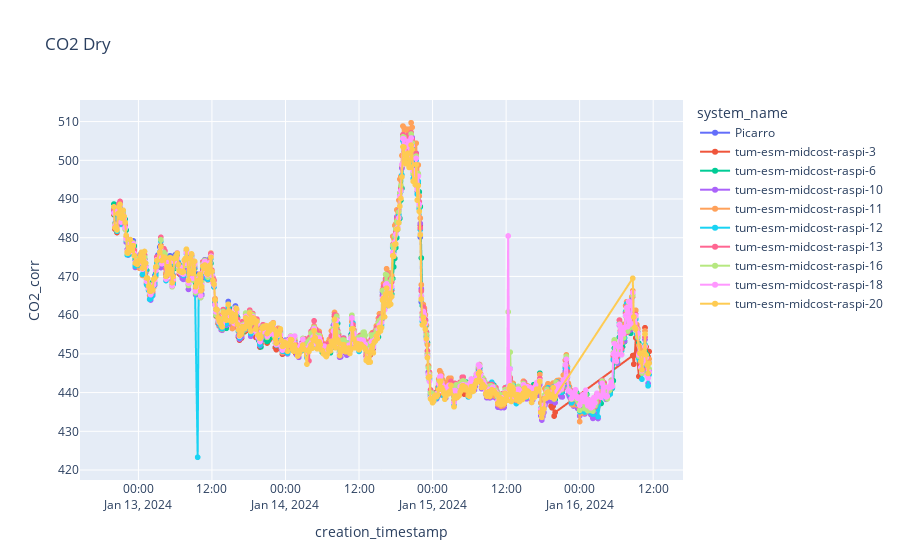
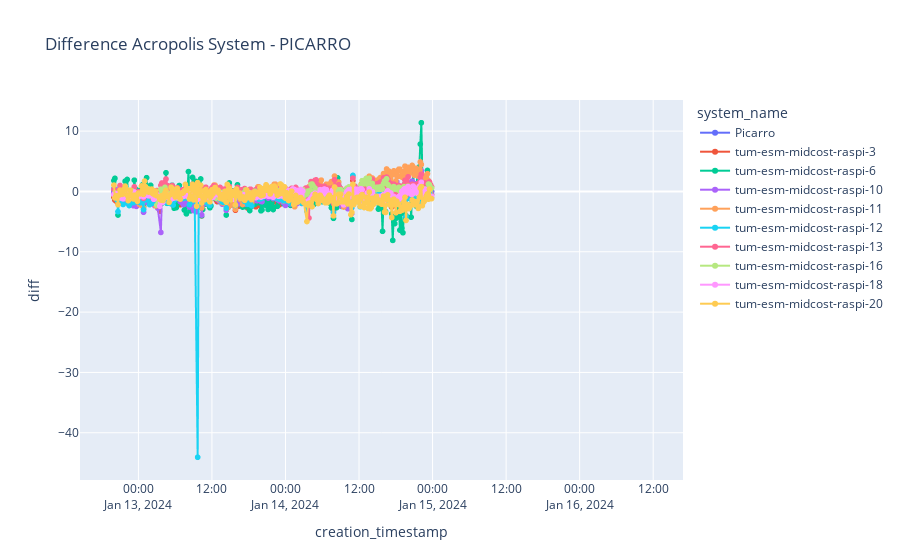
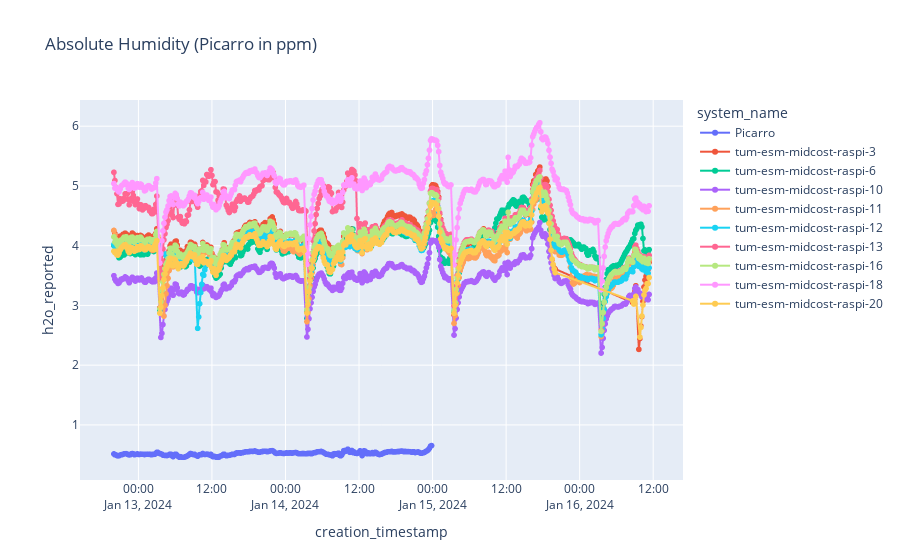

Notebook source saved alongside these figures, in order:
### Code cell
import plotly.express as px

#dataframe = df_cal_corr_agg_1h
dataframe = df_cal_corr_agg_10m

fig = px.line(dataframe, x="creation_timestamp", y=f"CO2_corr", markers=True, title = "CO2 Dry", color="system_name")
fig.show()

fig = px.line(dataframe, x="creation_timestamp", y=f"diff", markers=True, title = "Difference Acropolis System - PICARRO", color="system_name")
fig.show()

fig = px.line(dataframe, x="creation_timestamp", y=f"h2o_reported", markers=True, title = "Absolute Humidity (Picarro in ppm)", color="system_name")
fig.show()

### Figure 1 — Plotly figure (JSON) as saved in the notebook; plotly's stock layout.template omitted (floating-point values rounded to 4 significant figures; data arrays with more than 128 entries replaced by an {"elided": "..."} marker saying what was removed)
{"data": [{"hovertemplate": "system_name=Picarro<br>creation_timestamp=%{x}<br>CO2_corr=%{y}<extra></extra>", "legendgroup": "Picarro", "line": {"color": "#636efa", "dash": "solid"}, "marker": {"symbol": "circle"}, "mode": "markers+lines", "name": "Picarro", "showlegend": true, "type": "scattergl", "x": {"elided": "312 str values"}, "xaxis": "x", "y": {"elided": "312 float values"}, "yaxis": "y"}, {"hovertemplate": "system_name=tum-esm-midcost-raspi-3<br>creation_timestamp=%{x}<br>CO2_corr=%{y}<extra></extra>", "legendgroup": "tum-esm-midcost-raspi-3", "line": {"color": "#EF553B", "dash": "solid"}, "marker": {"symbol": "circle"}, "mode": "markers+lines", "name": "tum-esm-midcost-raspi-3", "showlegend": true, "type": "scattergl", "x": {"elided": "442 str values"}, "xaxis": "x", "y": {"elided": "442 float values"}, "yaxis": "y"}, {"hovertemplate": "system_name=tum-esm-midcost-raspi-6<br>creation_timestamp=%{x}<br>CO2_corr=%{y}<extra></extra>", "legendgroup": "tum-esm-midcost-raspi-6", "line": {"color": "#00cc96", "dash": "solid"}, "marker": {"symbol": "circle"}, "mode": "markers+lines", "name": "tum-esm-midcost-raspi-6", "showlegend": true, "type": "scattergl", "x": {"elided": "517 str values"}, "xaxis": "x", "y": {"elided": "517 float values"}, "yaxis": "y"}, {"hovertemplate": "system_name=tum-esm-midcost-raspi-10<br>creation_timestamp=%{x}<br>CO2_corr=%{y}<extra></extra>", "legendgroup": "tum-esm-midcost-raspi-10", "line": {"color": "#ab63fa", "dash": "solid"}, "marker": {"symbol": "circle"}, "mode": "markers+lines", "name": "tum-esm-midcost-raspi-10", "showlegend": true, "type": "scattergl", "x": {"elided": "517 str values"}, "xaxis": "x", "y": {"elided": "517 float values"}, "yaxis": "y"}, {"hovertemplate": "system_name=tum-esm-midcost-raspi-11<br>creation_timestamp=%{x}<br>CO2_corr=%{y}<extra></extra>", "legendgroup": "tum-esm-midcost-raspi-11", "line": {"color": "#FFA15A", "dash": "solid"}, "marker": {"symbol": "circle"}, "mode": "markers+lines", "name": "tum-esm-midcost-raspi-11", "showlegend": true, "type": "scattergl", "x": {"elided": "516 str values"}, "xaxis": "x", "y": {"elided": "516 float values"}, "yaxis": "y"}, {"hovertemplate": "system_name=tum-esm-midcost-raspi-12<br>creation_timestamp=%{x}<br>CO2_corr=%{y}<extra></extra>", "legendgroup": "tum-esm-midcost-raspi-12", "line": {"color": "#19d3f3", "dash": "solid"}, "marker": {"symbol": "circle"}, "mode": "markers+lines", "name": "tum-esm-midcost-raspi-12", "showlegend": true, "type": "scattergl", "x": {"elided": "517 str values"}, "xaxis": "x", "y": {"elided": "517 float values"}, "yaxis": "y"}, {"hovertemplate": "system_name=tum-esm-midcost-raspi-13<br>creation_timestamp=%{x}<br>CO2_corr=%{y}<extra></extra>", "legendgroup": "tum-esm-midcost-raspi-13", "line": {"color": "#FF6692", "dash": "solid"}, "marker": {"symbol": "circle"}, "mode": "markers+lines", "name": "tum-esm-midcost-raspi-13", "showlegend": true, "type": "scattergl", "x": {"elided": "517 str values"}, "xaxis": "x", "y": {"elided": "517 float values"}, "yaxis": "y"}, {"hovertemplate": "system_name=tum-esm-midcost-raspi-16<br>creation_timestamp=%{x}<br>CO2_corr=%{y}<extra></extra>", "legendgroup": "tum-esm-midcost-raspi-16", "line": {"color": "#B6E880", "dash": "solid"}, "marker": {"symbol": "circle"}, "mode": "markers+lines", "name": "tum-esm-midcost-raspi-16", "showlegend": true, "type": "scattergl", "x": {"elided": "517 str values"}, "xaxis": "x", "y": {"elided": "517 float values"}, "yaxis": "y"}, {"hovertemplate": "system_name=tum-esm-midcost-raspi-18<br>creation_timestamp=%{x}<br>CO2_corr=%{y}<extra></extra>", "legendgroup": "tum-esm-midcost-raspi-18", "line": {"color": "#FF97FF", "dash": "solid"}, "marker": {"symbol": "circle"}, "mode": "markers+lines", "name": "tum-esm-midcost-raspi-18", "showlegend": true, "type": "scattergl", "x": {"elided": "517 str values"}, "xaxis": "x", "y": {"elided": "517 float values"}, "yaxis": "y"}, {"hovertemplate": "system_name=tum-esm-midcost-raspi-20<br>creation_timestamp=%{x}<br>CO2_corr=%{y}<extra></extra>", "legendgroup": "tum-esm-midcost-raspi-20", "line": {"color": "#FECB52", "dash": "solid"}, "marker": {"symbol": "circle"}, "mode": "markers+lines", "name": "tum-esm-midcost-raspi-20", "showlegend": true, "type": "scattergl", "x": {"elided": "441 str values"}, "xaxis": "x", "y": {"elided": "441 float values"}, "yaxis": "y"}], "layout": {"legend": {"title": {"text": "system_name"}, "tracegroupgap": 0}, "title": {"text": "CO2 Dry"}, "xaxis": {"anchor": "y", "domain": [0, 1], "title": {"text": "creation_timestamp"}}, "yaxis": {"anchor": "x", "domain": [0, 1], "title": {"text": "CO2_corr"}}}}

### Figure 2 — Plotly figure (JSON) as saved in the notebook; plotly's stock layout.template omitted (floating-point values rounded to 4 significant figures; data arrays with more than 128 entries replaced by an {"elided": "..."} marker saying what was removed)
{"data": [{"hovertemplate": "system_name=Picarro<br>creation_timestamp=%{x}<br>diff=%{y}<extra></extra>", "legendgroup": "Picarro", "line": {"color": "#636efa", "dash": "solid"}, "marker": {"symbol": "circle"}, "mode": "markers+lines", "name": "Picarro", "showlegend": true, "type": "scattergl", "x": {"elided": "312 str values"}, "xaxis": "x", "y": {"elided": "312 int values"}, "yaxis": "y"}, {"hovertemplate": "system_name=tum-esm-midcost-raspi-3<br>creation_timestamp=%{x}<br>diff=%{y}<extra></extra>", "legendgroup": "tum-esm-midcost-raspi-3", "line": {"color": "#EF553B", "dash": "solid"}, "marker": {"symbol": "circle"}, "mode": "markers+lines", "name": "tum-esm-midcost-raspi-3", "showlegend": true, "type": "scattergl", "x": {"elided": "442 str values"}, "xaxis": "x", "y": {"elided": "442 float values"}, "yaxis": "y"}, {"hovertemplate": "system_name=tum-esm-midcost-raspi-6<br>creation_timestamp=%{x}<br>diff=%{y}<extra></extra>", "legendgroup": "tum-esm-midcost-raspi-6", "line": {"color": "#00cc96", "dash": "solid"}, "marker": {"symbol": "circle"}, "mode": "markers+lines", "name": "tum-esm-midcost-raspi-6", "showlegend": true, "type": "scattergl", "x": {"elided": "517 str values"}, "xaxis": "x", "y": {"elided": "517 float values"}, "yaxis": "y"}, {"hovertemplate": "system_name=tum-esm-midcost-raspi-10<br>creation_timestamp=%{x}<br>diff=%{y}<extra></extra>", "legendgroup": "tum-esm-midcost-raspi-10", "line": {"color": "#ab63fa", "dash": "solid"}, "marker": {"symbol": "circle"}, "mode": "markers+lines", "name": "tum-esm-midcost-raspi-10", "showlegend": true, "type": "scattergl", "x": {"elided": "517 str values"}, "xaxis": "x", "y": {"elided": "517 float values"}, "yaxis": "y"}, {"hovertemplate": "system_name=tum-esm-midcost-raspi-11<br>creation_timestamp=%{x}<br>diff=%{y}<extra></extra>", "legendgroup": "tum-esm-midcost-raspi-11", "line": {"color": "#FFA15A", "dash": "solid"}, "marker": {"symbol": "circle"}, "mode": "markers+lines", "name": "tum-esm-midcost-raspi-11", "showlegend": true, "type": "scattergl", "x": {"elided": "516 str values"}, "xaxis": "x", "y": {"elided": "516 float values"}, "yaxis": "y"}, {"hovertemplate": "system_name=tum-esm-midcost-raspi-12<br>creation_timestamp=%{x}<br>diff=%{y}<extra></extra>", "legendgroup": "tum-esm-midcost-raspi-12", "line": {"color": "#19d3f3", "dash": "solid"}, "marker": {"symbol": "circle"}, "mode": "markers+lines", "name": "tum-esm-midcost-raspi-12", "showlegend": true, "type": "scattergl", "x": {"elided": "517 str values"}, "xaxis": "x", "y": {"elided": "517 float values"}, "yaxis": "y"}, {"hovertemplate": "system_name=tum-esm-midcost-raspi-13<br>creation_timestamp=%{x}<br>diff=%{y}<extra></extra>", "legendgroup": "tum-esm-midcost-raspi-13", "line": {"color": "#FF6692", "dash": "solid"}, "marker": {"symbol": "circle"}, "mode": "markers+lines", "name": "tum-esm-midcost-raspi-13", "showlegend": true, "type": "scattergl", "x": {"elided": "517 str values"}, "xaxis": "x", "y": {"elided": "517 float values"}, "yaxis": "y"}, {"hovertemplate": "system_name=tum-esm-midcost-raspi-16<br>creation_timestamp=%{x}<br>diff=%{y}<extra></extra>", "legendgroup": "tum-esm-midcost-raspi-16", "line": {"color": "#B6E880", "dash": "solid"}, "marker": {"symbol": "circle"}, "mode": "markers+lines", "name": "tum-esm-midcost-raspi-16", "showlegend": true, "type": "scattergl", "x": {"elided": "517 str values"}, "xaxis": "x", "y": {"elided": "517 float values"}, "yaxis": "y"}, {"hovertemplate": "system_name=tum-esm-midcost-raspi-18<br>creation_timestamp=%{x}<br>diff=%{y}<extra></extra>", "legendgroup": "tum-esm-midcost-raspi-18", "line": {"color": "#FF97FF", "dash": "solid"}, "marker": {"symbol": "circle"}, "mode": "markers+lines", "name": "tum-esm-midcost-raspi-18", "showlegend": true, "type": "scattergl", "x": {"elided": "517 str values"}, "xaxis": "x", "y": {"elided": "517 float values"}, "yaxis": "y"}, {"hovertemplate": "system_name=tum-esm-midcost-raspi-20<br>creation_timestamp=%{x}<br>diff=%{y}<extra></extra>", "legendgroup": "tum-esm-midcost-raspi-20", "line": {"color": "#FECB52", "dash": "solid"}, "marker": {"symbol": "circle"}, "mode": "markers+lines", "name": "tum-esm-midcost-raspi-20", "showlegend": true, "type": "scattergl", "x": {"elided": "441 str values"}, "xaxis": "x", "y": {"elided": "441 float values"}, "yaxis": "y"}], "layout": {"legend": {"title": {"text": "system_name"}, "tracegroupgap": 0}, "title": {"text": "Difference Acropolis System - PICARRO"}, "xaxis": {"anchor": "y", "domain": [0, 1], "title": {"text": "creation_timestamp"}}, "yaxis": {"anchor": "x", "domain": [0, 1], "title": {"text": "diff"}}}}

### Figure 3 — Plotly figure (JSON) as saved in the notebook; plotly's stock layout.template omitted (floating-point values rounded to 4 significant figures; data arrays with more than 128 entries replaced by an {"elided": "..."} marker saying what was removed)
{"data": [{"hovertemplate": "system_name=Picarro<br>creation_timestamp=%{x}<br>h2o_reported=%{y}<extra></extra>", "legendgroup": "Picarro", "line": {"color": "#636efa", "dash": "solid"}, "marker": {"symbol": "circle"}, "mode": "markers+lines", "name": "Picarro", "showlegend": true, "type": "scattergl", "x": {"elided": "312 str values"}, "xaxis": "x", "y": {"elided": "312 float values"}, "yaxis": "y"}, {"hovertemplate": "system_name=tum-esm-midcost-raspi-3<br>creation_timestamp=%{x}<br>h2o_reported=%{y}<extra></extra>", "legendgroup": "tum-esm-midcost-raspi-3", "line": {"color": "#EF553B", "dash": "solid"}, "marker": {"symbol": "circle"}, "mode": "markers+lines", "name": "tum-esm-midcost-raspi-3", "showlegend": true, "type": "scattergl", "x": {"elided": "442 str values"}, "xaxis": "x", "y": {"elided": "442 float values"}, "yaxis": "y"}, {"hovertemplate": "system_name=tum-esm-midcost-raspi-6<br>creation_timestamp=%{x}<br>h2o_reported=%{y}<extra></extra>", "legendgroup": "tum-esm-midcost-raspi-6", "line": {"color": "#00cc96", "dash": "solid"}, "marker": {"symbol": "circle"}, "mode": "markers+lines", "name": "tum-esm-midcost-raspi-6", "showlegend": true, "type": "scattergl", "x": {"elided": "517 str values"}, "xaxis": "x", "y": {"elided": "517 float values"}, "yaxis": "y"}, {"hovertemplate": "system_name=tum-esm-midcost-raspi-10<br>creation_timestamp=%{x}<br>h2o_reported=%{y}<extra></extra>", "legendgroup": "tum-esm-midcost-raspi-10", "line": {"color": "#ab63fa", "dash": "solid"}, "marker": {"symbol": "circle"}, "mode": "markers+lines", "name": "tum-esm-midcost-raspi-10", "showlegend": true, "type": "scattergl", "x": {"elided": "517 str values"}, "xaxis": "x", "y": {"elided": "517 float values"}, "yaxis": "y"}, {"hovertemplate": "system_name=tum-esm-midcost-raspi-11<br>creation_timestamp=%{x}<br>h2o_reported=%{y}<extra></extra>", "legendgroup": "tum-esm-midcost-raspi-11", "line": {"color": "#FFA15A", "dash": "solid"}, "marker": {"symbol": "circle"}, "mode": "markers+lines", "name": "tum-esm-midcost-raspi-11", "showlegend": true, "type": "scattergl", "x": {"elided": "516 str values"}, "xaxis": "x", "y": {"elided": "516 float values"}, "yaxis": "y"}, {"hovertemplate": "system_name=tum-esm-midcost-raspi-12<br>creation_timestamp=%{x}<br>h2o_reported=%{y}<extra></extra>", "legendgroup": "tum-esm-midcost-raspi-12", "line": {"color": "#19d3f3", "dash": "solid"}, "marker": {"symbol": "circle"}, "mode": "markers+lines", "name": "tum-esm-midcost-raspi-12", "showlegend": true, "type": "scattergl", "x": {"elided": "517 str values"}, "xaxis": "x", "y": {"elided": "517 float values"}, "yaxis": "y"}, {"hovertemplate": "system_name=tum-esm-midcost-raspi-13<br>creation_timestamp=%{x}<br>h2o_reported=%{y}<extra></extra>", "legendgroup": "tum-esm-midcost-raspi-13", "line": {"color": "#FF6692", "dash": "solid"}, "marker": {"symbol": "circle"}, "mode": "markers+lines", "name": "tum-esm-midcost-raspi-13", "showlegend": true, "type": "scattergl", "x": {"elided": "517 str values"}, "xaxis": "x", "y": {"elided": "517 float values"}, "yaxis": "y"}, {"hovertemplate": "system_name=tum-esm-midcost-raspi-16<br>creation_timestamp=%{x}<br>h2o_reported=%{y}<extra></extra>", "legendgroup": "tum-esm-midcost-raspi-16", "line": {"color": "#B6E880", "dash": "solid"}, "marker": {"symbol": "circle"}, "mode": "markers+lines", "name": "tum-esm-midcost-raspi-16", "showlegend": true, "type": "scattergl", "x": {"elided": "517 str values"}, "xaxis": "x", "y": {"elided": "517 float values"}, "yaxis": "y"}, {"hovertemplate": "system_name=tum-esm-midcost-raspi-18<br>creation_timestamp=%{x}<br>h2o_reported=%{y}<extra></extra>", "legendgroup": "tum-esm-midcost-raspi-18", "line": {"color": "#FF97FF", "dash": "solid"}, "marker": {"symbol": "circle"}, "mode": "markers+lines", "name": "tum-esm-midcost-raspi-18", "showlegend": true, "type": "scattergl", "x": {"elided": "517 str values"}, "xaxis": "x", "y": {"elided": "517 float values"}, "yaxis": "y"}, {"hovertemplate": "system_name=tum-esm-midcost-raspi-20<br>creation_timestamp=%{x}<br>h2o_reported=%{y}<extra></extra>", "legendgroup": "tum-esm-midcost-raspi-20", "line": {"color": "#FECB52", "dash": "solid"}, "marker": {"symbol": "circle"}, "mode": "markers+lines", "name": "tum-esm-midcost-raspi-20", "showlegend": true, "type": "scattergl", "x": {"elided": "441 str values"}, "xaxis": "x", "y": {"elided": "441 float values"}, "yaxis": "y"}], "layout": {"legend": {"title": {"text": "system_name"}, "tracegroupgap": 0}, "title": {"text": "Absolute Humidity (Picarro in ppm)"}, "xaxis": {"anchor": "y", "domain": [0, 1], "title": {"text": "creation_timestamp"}}, "yaxis": {"anchor": "x", "domain": [0, 1], "title": {"text": "h2o_reported"}}}}
